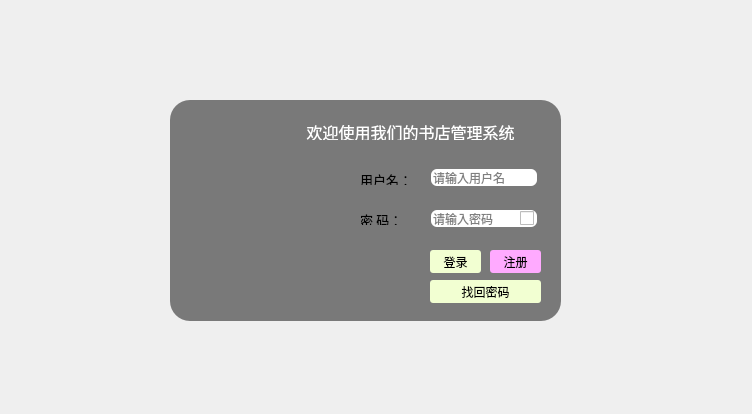
<?xml version="1.0" encoding="UTF-8"?>
<ui version="4.0">
 <class>Dialog</class>
 <widget class="QDialog" name="Dialog">
  <property name="geometry">
   <rect>
    <x>0</x>
    <y>0</y>
    <width>752</width>
    <height>414</height>
   </rect>
  </property>
  <property name="windowTitle">
   <string>Dialog</string>
  </property>
  <property name="styleSheet">
   <string notr="true">background url:{qrc:/Tencent_downloads/pictures/apex_eling.jpg}</string>
  </property>
  <widget class="QFrame" name="frame_2">
   <property name="geometry">
    <rect>
     <x>-10</x>
     <y>-10</y>
     <width>768</width>
     <height>432</height>
    </rect>
   </property>
   <property name="font">
    <font>
     <kerning>false</kerning>
    </font>
   </property>
   <property name="styleSheet">
    <string notr="true">#frame_2{
	background-image: url(:/images/background.png);
	background-position:center center;

}
</string>
   </property>
   <property name="frameShape">
    <enum>QFrame::StyledPanel</enum>
   </property>
   <property name="frameShadow">
    <enum>QFrame::Raised</enum>
   </property>
   <widget class="QFrame" name="frame">
    <property name="geometry">
     <rect>
      <x>180</x>
      <y>110</y>
      <width>391</width>
      <height>221</height>
     </rect>
    </property>
    <property name="styleSheet">
     <string notr="true">


QFrame{
background-color: rgb(121, 121, 121);
border-radius:20px  ;
}
QLineEdit{
border-radius:6px  ;
}
QPushButton{
background-color: rgb(242, 255, 210);
	
border-radius:3px  ;
}</string>
    </property>
    <property name="frameShape">
     <enum>QFrame::StyledPanel</enum>
    </property>
    <property name="frameShadow">
     <enum>QFrame::Raised</enum>
    </property>
    <widget class="QLineEdit" name="txtUserName">
     <property name="geometry">
      <rect>
       <x>261</x>
       <y>69</y>
       <width>106</width>
       <height>17</height>
      </rect>
     </property>
     <property name="styleSheet">
      <string notr="true">background-color: rgb(255, 255, 255);</string>
     </property>
     <property name="placeholderText">
      <string>请输入用户名</string>
     </property>
    </widget>
    <widget class="QLineEdit" name="txtPassword">
     <property name="geometry">
      <rect>
       <x>261</x>
       <y>110</y>
       <width>106</width>
       <height>17</height>
      </rect>
     </property>
     <property name="styleSheet">
      <string notr="true">background-color: rgb(255, 255, 255);</string>
     </property>
     <property name="echoMode">
      <enum>QLineEdit::Password</enum>
     </property>
     <property name="placeholderText">
      <string>请输入密码</string>
     </property>
    </widget>
    <widget class="QLabel" name="label_username">
     <property name="geometry">
      <rect>
       <x>190</x>
       <y>70</y>
       <width>53</width>
       <height>15</height>
      </rect>
     </property>
     <property name="font">
      <font>
       <family>幼圆</family>
       <pointsize>13</pointsize>
      </font>
     </property>
     <property name="text">
      <string>&lt;html&gt;&lt;head/&gt;&lt;body&gt;&lt;p&gt;&lt;span style=&quot; font-size:10pt;&quot;&gt;用户名：&lt;/span&gt;&lt;/p&gt;&lt;/body&gt;&lt;/html&gt;</string>
     </property>
    </widget>
    <widget class="QLabel" name="label_password">
     <property name="geometry">
      <rect>
       <x>190</x>
       <y>110</y>
       <width>53</width>
       <height>15</height>
      </rect>
     </property>
     <property name="font">
      <font>
       <family>幼圆</family>
       <pointsize>13</pointsize>
      </font>
     </property>
     <property name="text">
      <string>&lt;html&gt;&lt;head/&gt;&lt;body&gt;&lt;p&gt;&lt;span style=&quot; font-size:10pt;&quot;&gt;密  码：&lt;/span&gt;&lt;/p&gt;&lt;/body&gt;&lt;/html&gt;</string>
     </property>
    </widget>
    <widget class="QLabel" name="label_image">
     <property name="geometry">
      <rect>
       <x>0</x>
       <y>30</y>
       <width>191</width>
       <height>171</height>
      </rect>
     </property>
     <property name="styleSheet">
      <string notr="true">image: url(:/new/prefix1/boy);
background-image: url(:/images/登录.png);</string>
     </property>
     <property name="text">
      <string/>
     </property>
    </widget>
    <widget class="QPushButton" name="btnSignin">
     <property name="geometry">
      <rect>
       <x>320</x>
       <y>150</y>
       <width>51</width>
       <height>23</height>
      </rect>
     </property>
     <property name="styleSheet">
      <string notr="true">background-color: rgb(255, 170, 255);
font: 290 9pt &quot;Microsoft YaHei UI&quot;;</string>
     </property>
     <property name="text">
      <string>注册</string>
     </property>
    </widget>
    <widget class="QPushButton" name="btnLogin">
     <property name="geometry">
      <rect>
       <x>260</x>
       <y>150</y>
       <width>51</width>
       <height>23</height>
      </rect>
     </property>
     <property name="styleSheet">
      <string notr="true">background-color: rgb(255, 170, 255);
background-color: rgb(85, 85, 127);
background-color: rgb(255, 170, 255);
font: 290 9pt &quot;Microsoft YaHei UI&quot;;
QPushButton::hover{background-color: rgb(32,137,230);
font: 290 9pt &quot;Microsoft YaHei UI&quot;; }</string>
     </property>
     <property name="text">
      <string>登录</string>
     </property>
    </widget>
    <widget class="QLabel" name="label_welcome">
     <property name="geometry">
      <rect>
       <x>80</x>
       <y>20</y>
       <width>321</width>
       <height>20</height>
      </rect>
     </property>
     <property name="font">
      <font>
       <family>幼圆</family>
      </font>
     </property>
     <property name="text">
      <string>&lt;html&gt;&lt;head/&gt;&lt;body&gt;&lt;p align=&quot;center&quot;&gt;&lt;span style=&quot; font-size:12pt; color:#ffffff;&quot;&gt;欢迎使用我们的书店管理系统&lt;/span&gt;&lt;/p&gt;&lt;/body&gt;&lt;/html&gt;</string>
     </property>
     <property name="textFormat">
      <enum>Qt::RichText</enum>
     </property>
    </widget>
    <widget class="QCheckBox" name="LogincheckBox">
     <property name="geometry">
      <rect>
       <x>350</x>
       <y>110</y>
       <width>16</width>
       <height>16</height>
      </rect>
     </property>
     <property name="text">
      <string/>
     </property>
    </widget>
    <widget class="QPushButton" name="btnLogin_2">
     <property name="geometry">
      <rect>
       <x>260</x>
       <y>180</y>
       <width>111</width>
       <height>23</height>
      </rect>
     </property>
     <property name="styleSheet">
      <string notr="true">background-color: rgb(255, 170, 255);
background-color: rgb(255, 170, 255);
font: 290 9pt &quot;Microsoft YaHei UI&quot;;
QPushButton::hover{background-color: rgb(32,137,230);
font: 290 9pt &quot;Microsoft YaHei UI&quot;; }</string>
     </property>
     <property name="text">
      <string>找回密码</string>
     </property>
    </widget>
   </widget>
  </widget>
 </widget>
 <tabstops>
  <tabstop>txtUserName</tabstop>
  <tabstop>txtPassword</tabstop>
  <tabstop>btnLogin</tabstop>
  <tabstop>btnSignin</tabstop>
 </tabstops>
 <resources>
  <include location="sources.qrc"/>
 </resources>
 <connections/>
</ui>
